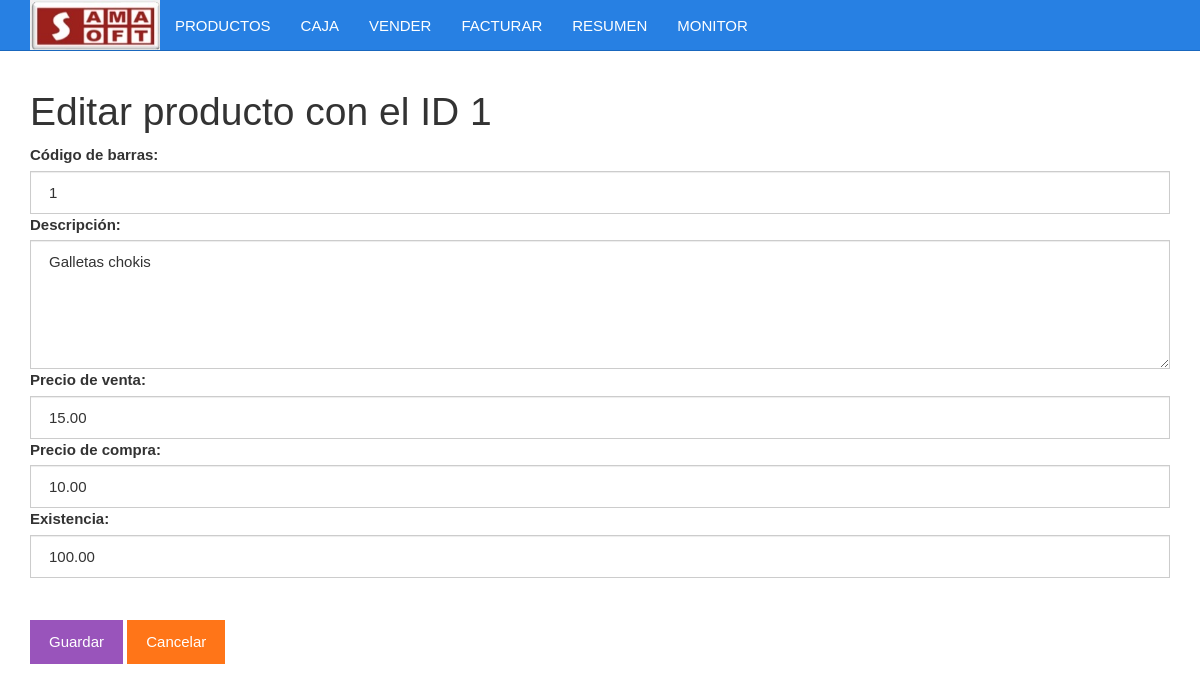
Screenshot of /editar.php?id=1 with the database file from the repository.
### tables this page shows
CREATE TABLE `productos` (
  `id` bigint(20) unsigned NOT NULL AUTO_INCREMENT,
  `codigo` varchar(255) NOT NULL,
  `descripcion` varchar(255) NOT NULL,
  `precioVenta` decimal(5,2) NOT NULL,
  `precioCompra` decimal(5,2) NOT NULL,
  `existencia` decimal(5,2) NOT NULL,
  PRIMARY KEY (`id`)
);

### editar.php (the view, shortened to what this page needs)
<?php
$id = $_GET["id"];
include_once "base_de_datos.php";
$sentencia = $base_de_datos->prepare("SELECT * FROM productos WHERE id = ?;");
$sentencia->execute([$id]);
$producto = $sentencia->fetch(PDO::FETCH_OBJ);
?>
<?php include_once "encabezado.php" ?>
	<div class="col-xs-12">
		<h1>Editar producto con el ID <?php echo $producto->id; ?></h1>
		<form method="post" action="guardarDatosEditados.php">
			<label for="codigo">Código de barras:</label>
			<input value="<?php echo $producto->codigo ?>" class="form-control" name="codigo" required type="text" id="codigo" placeholder="Escribe el código">
			<label for="descripcion">Descripción:</label>
			<textarea required id="descripcion" name="descripcion" cols="30" rows="5" class="form-control"><?php echo $producto->descripcion ?></textarea>
			<label for="precioVenta">Precio de venta:</label>
			<input value="<?php echo $producto->precioVenta ?>" class="form-control" name="precioVenta" required type="number" id="precioVenta" placeholder="Precio de venta">
			<label for="precioCompra">Precio de compra:</label>
			<input value="<?php echo $producto->precioCompra ?>" class="form-control" name="precioCompra" required type="number" id="precioCompra" placeholder="Precio de compra">
			<label for="existencia">Existencia:</label>
			<input value="<?php echo $producto->existencia ?>" class="form-control" name="existencia" required type="number" id="existencia" placeholder="Cantidad o existencia">
			<br><br><input class="btn btn-info" type="submit" value="Guardar">
			<a class="btn btn-warning" href="./listar.php">Cancelar</a>
		</form>
	</div>
<?php include_once "pie.php" ?>

### css/estilo.css (style rules this page uses)
body { padding-top: 70px; }

### rows the page displays
productos: id "1", codigo "1", descripcion "Galletas chokis", precioVenta "15.00", precioCompra "10.00", existencia "100.00"
